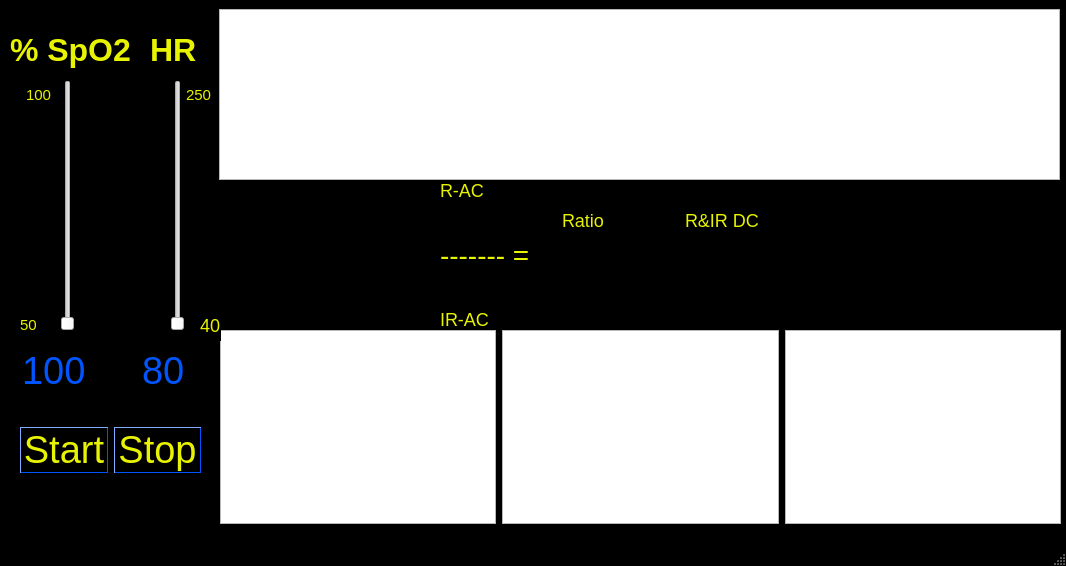
<?xml version="1.0" encoding="UTF-8"?>
<ui version="4.0">
 <class>MainWindow</class>
 <widget class="QMainWindow" name="MainWindow">
  <property name="geometry">
   <rect>
    <x>0</x>
    <y>0</y>
    <width>1066</width>
    <height>566</height>
   </rect>
  </property>
  <property name="windowTitle">
   <string>UAO SpO2 sim_v1.0</string>
  </property>
  <property name="styleSheet">
   <string notr="true">QMainWindow{
background-color:rgb(0, 0, 0);
font-family: arial, verdana;
}

QPushButton{
background-color:rgb(0, 0, 0);
color:rgb(176, 176, 0);
font-family: arial;
font-size: 14px;
}

QLabel{
color:rgb(176, 176, 0);
font-family: arial;
font-size: 14px;
}</string>
  </property>
  <widget class="QWidget" name="centralwidget">
   <widget class="QLineEdit" name="showSpo2">
    <property name="geometry">
     <rect>
      <x>20</x>
      <y>340</y>
      <width>71</width>
      <height>61</height>
     </rect>
    </property>
    <property name="styleSheet">
     <string notr="true">QLineEdit{
border:0;
font-size: 38px;
background-color: back;
color:rgb(0, 85, 255);
font-family:arial;
}</string>
    </property>
    <property name="text">
     <string>100</string>
    </property>
   </widget>
   <widget class="QLabel" name="label_2">
    <property name="geometry">
     <rect>
      <x>10</x>
      <y>30</y>
      <width>121</width>
      <height>41</height>
     </rect>
    </property>
    <property name="styleSheet">
     <string notr="true">QLabel{
border:0;
font-size: 18px;
background-color: back;
color: rgb(231, 243, 0);
font-family:arial;
}
</string>
    </property>
    <property name="text">
     <string>&lt;html&gt;&lt;head/&gt;&lt;body&gt;&lt;p&gt;&lt;span style=&quot; font-size:24pt; font-weight:600;&quot;&gt;% SpO2&lt;/span&gt;&lt;/p&gt;&lt;/body&gt;&lt;/html&gt;</string>
    </property>
   </widget>
   <widget class="QLabel" name="label_3">
    <property name="geometry">
     <rect>
      <x>20</x>
      <y>310</y>
      <width>21</width>
      <height>31</height>
     </rect>
    </property>
    <property name="styleSheet">
     <string notr="true">QLabel{
border:0;
font-size: 18px;
background-color: back;
color: rgb(231, 243, 0);
font-family:arial;
}</string>
    </property>
    <property name="text">
     <string>&lt;html&gt;&lt;head/&gt;&lt;body&gt;&lt;p&gt;&lt;span style=&quot; font-size:11pt;&quot;&gt;50&lt;/span&gt;&lt;/p&gt;&lt;/body&gt;&lt;/html&gt;</string>
    </property>
   </widget>
   <widget class="QLabel" name="label">
    <property name="geometry">
     <rect>
      <x>20</x>
      <y>80</y>
      <width>31</width>
      <height>31</height>
     </rect>
    </property>
    <property name="styleSheet">
     <string notr="true">QLabel{
border:0;
font-size: 18px;
background-color: back;
color: rgb(231, 243, 0);
font-family:arial;
}</string>
    </property>
    <property name="text">
     <string>&lt;html&gt;&lt;head/&gt;&lt;body&gt;&lt;p align=&quot;right&quot;&gt;&lt;span style=&quot; font-size:11pt;&quot;&gt;100&lt;/span&gt;&lt;/p&gt;&lt;/body&gt;&lt;/html&gt;</string>
    </property>
   </widget>
   <widget class="QLabel" name="label_4">
    <property name="geometry">
     <rect>
      <x>150</x>
      <y>30</y>
      <width>51</width>
      <height>41</height>
     </rect>
    </property>
    <property name="styleSheet">
     <string notr="true">QLabel{
border:0;
font-size: 18px;
background-color: back;
color: rgb(231, 243, 0);
font-family:arial;
}</string>
    </property>
    <property name="text">
     <string>&lt;html&gt;&lt;head/&gt;&lt;body&gt;&lt;p&gt;&lt;span style=&quot; font-size:24pt; font-weight:600;&quot;&gt;HR&lt;/span&gt;&lt;/p&gt;&lt;/body&gt;&lt;/html&gt;</string>
    </property>
   </widget>
   <widget class="QWidget" name="layoutWidget">
    <property name="geometry">
     <rect>
      <x>219</x>
      <y>9</y>
      <width>841</width>
      <height>171</height>
     </rect>
    </property>
    <layout class="QGridLayout" name="Layout_graphs">
     <item row="1" column="1" colspan="2">
      <widget class="GraphicsLayoutWidget" name="plt_2">
       <property name="autoFillBackground">
        <bool>false</bool>
       </property>
       <property name="styleSheet">
        <string notr="true">GraphicsLayoutWidget{
background-color: rgb(0, 0, 0);
background-color:rgb(0, 0, 0);
}
</string>
       </property>
       <property name="frameShape">
        <enum>QFrame::StyledPanel</enum>
       </property>
       <property name="frameShadow">
        <enum>QFrame::Plain</enum>
       </property>
       <property name="lineWidth">
        <number>0</number>
       </property>
      </widget>
     </item>
    </layout>
   </widget>
   <widget class="QWidget" name="layoutWidget">
    <property name="geometry">
     <rect>
      <x>20</x>
      <y>410</y>
      <width>181</width>
      <height>81</height>
     </rect>
    </property>
    <layout class="QGridLayout" name="Layout_controls">
     <item row="0" column="0">
      <widget class="QPushButton" name="startButton">
       <property name="styleSheet">
        <string notr="true">QPushButton{
border-style: outset;
border-width: 1px;
border-color: rgb(0, 85, 255);
font-size: 38px;
background-color: back;
color: rgb(231, 243, 0);
font-family:arial;
}</string>
       </property>
       <property name="text">
        <string>Start</string>
       </property>
      </widget>
     </item>
     <item row="0" column="1">
      <widget class="QPushButton" name="stopButton">
       <property name="styleSheet">
        <string notr="true">QPushButton{
border-style: outset;
border-width: 1px;
border-color: rgb(0, 85, 255);
font-size: 38px;
background-color: back;
color: rgb(231, 243, 0);
font-family:arial;
}</string>
       </property>
       <property name="text">
        <string>Stop</string>
       </property>
      </widget>
     </item>
    </layout>
   </widget>
   <widget class="QSlider" name="HRsl">
    <property name="geometry">
     <rect>
      <x>170</x>
      <y>80</y>
      <width>16</width>
      <height>251</height>
     </rect>
    </property>
    <property name="orientation">
     <enum>Qt::Vertical</enum>
    </property>
   </widget>
   <widget class="QSlider" name="spo2sl">
    <property name="geometry">
     <rect>
      <x>60</x>
      <y>80</y>
      <width>16</width>
      <height>251</height>
     </rect>
    </property>
    <property name="orientation">
     <enum>Qt::Vertical</enum>
    </property>
   </widget>
   <widget class="QLineEdit" name="showHR">
    <property name="geometry">
     <rect>
      <x>140</x>
      <y>340</y>
      <width>71</width>
      <height>61</height>
     </rect>
    </property>
    <property name="styleSheet">
     <string notr="true">QLineEdit{
border:0;
font-size: 38px;
background-color: back;
color:rgb(0, 85, 255);
font-family:arial;
}</string>
    </property>
    <property name="text">
     <string>80</string>
    </property>
   </widget>
   <widget class="QWidget" name="layoutWidget">
    <property name="geometry">
     <rect>
      <x>440</x>
      <y>180</y>
      <width>361</width>
      <height>150</height>
     </rect>
    </property>
    <layout class="QGridLayout" name="gridLayout">
     <item row="0" column="0">
      <widget class="QLabel" name="label_6">
       <property name="styleSheet">
        <string notr="true">QLabel{
border:0;
font-size: 18px;
background-color: back;
color: rgb(231, 243, 0);
font-family:arial;
}</string>
       </property>
       <property name="text">
        <string>R-AC</string>
       </property>
      </widget>
     </item>
     <item row="1" column="0">
      <widget class="QLineEdit" name="showRac">
       <property name="styleSheet">
        <string notr="true">QLineEdit{
border:0;
font-size: 20px;
background-color: back;
color:rgb(0, 85, 255);
font-family:arial;
}</string>
       </property>
      </widget>
     </item>
     <item row="1" column="1" alignment="Qt::AlignLeft">
      <widget class="QLabel" name="label_5">
       <property name="styleSheet">
        <string notr="true">QLabel{
border:0;
font-size: 18px;
background-color: back;
color: rgb(231, 243, 0);
font-family:arial;
}</string>
       </property>
       <property name="text">
        <string>Ratio</string>
       </property>
      </widget>
     </item>
     <item row="1" column="2">
      <widget class="QLabel" name="label_9">
       <property name="styleSheet">
        <string notr="true">QLabel{
border:0;
font-size: 18px;
background-color: back;
color: rgb(231, 243, 0);
font-family:arial;
}</string>
       </property>
       <property name="text">
        <string>R&amp;IR DC</string>
       </property>
      </widget>
     </item>
     <item row="2" column="0">
      <widget class="QLabel" name="label_8">
       <property name="styleSheet">
        <string notr="true">QLabel{
border:0;
font-size: 28px;
background-color: back;
color: rgb(231, 243, 0);
font-family:arial;
}</string>
       </property>
       <property name="text">
        <string>------- =</string>
       </property>
      </widget>
     </item>
     <item row="2" column="1" alignment="Qt::AlignLeft">
      <widget class="QLineEdit" name="showR">
       <property name="styleSheet">
        <string notr="true">QLineEdit{
border:0;
font-size: 20px;
background-color: back;
color:rgb(0, 85, 255);
font-family:arial;
}</string>
       </property>
      </widget>
     </item>
     <item row="2" column="2">
      <widget class="QLineEdit" name="showDC">
       <property name="styleSheet">
        <string notr="true">QLineEdit{
border:0;
font-size: 20px;
background-color: back;
color:rgb(0, 85, 255);
font-family:arial;
}</string>
       </property>
      </widget>
     </item>
     <item row="3" column="0">
      <widget class="QLineEdit" name="showIRac">
       <property name="styleSheet">
        <string notr="true">QLineEdit{
border:0;
font-size: 20px;
background-color: back;
color:rgb(0, 85, 255);
font-family:arial;
}</string>
       </property>
      </widget>
     </item>
     <item row="4" column="0">
      <widget class="QLabel" name="label_7">
       <property name="styleSheet">
        <string notr="true">QLabel{
border:0;
font-size: 18px;
background-color: back;
color: rgb(231, 243, 0);
font-family:arial;
}</string>
       </property>
       <property name="text">
        <string>IR-AC</string>
       </property>
      </widget>
     </item>
    </layout>
   </widget>
   <widget class="QWidget" name="layoutWidget">
    <property name="geometry">
     <rect>
      <x>220</x>
      <y>330</y>
      <width>841</width>
      <height>194</height>
     </rect>
    </property>
    <layout class="QHBoxLayout" name="horizontalLayout">
     <item>
      <widget class="GraphicsLayoutWidget" name="Rplt">
       <property name="styleSheet">
        <string notr="true">GraphicsLayoutWidget{
	background-color: rgb(0, 0, 0);
background-color:rgb(0, 0, 0);
}</string>
       </property>
      </widget>
     </item>
     <item>
      <widget class="GraphicsLayoutWidget" name="plt">
       <property name="autoFillBackground">
        <bool>false</bool>
       </property>
       <property name="styleSheet">
        <string notr="true">GraphicsLayoutWidget{
	background-color: rgb(0, 0, 0);
background-color:rgb(0, 0, 0);
}
</string>
       </property>
       <property name="frameShape">
        <enum>QFrame::StyledPanel</enum>
       </property>
       <property name="frameShadow">
        <enum>QFrame::Plain</enum>
       </property>
       <property name="lineWidth">
        <number>0</number>
       </property>
      </widget>
     </item>
     <item>
      <widget class="GraphicsLayoutWidget" name="Rplt_2">
       <property name="styleSheet">
        <string notr="true">GraphicsLayoutWidget{
	background-color: rgb(0, 0, 0);
background-color:rgb(0, 0, 0);
}</string>
       </property>
      </widget>
     </item>
    </layout>
   </widget>
   <widget class="QLabel" name="label_10">
    <property name="geometry">
     <rect>
      <x>180</x>
      <y>80</y>
      <width>31</width>
      <height>31</height>
     </rect>
    </property>
    <property name="styleSheet">
     <string notr="true">QLabel{
border:0;
font-size: 18px;
background-color: back;
color: rgb(231, 243, 0);
font-family:arial;
}</string>
    </property>
    <property name="text">
     <string>&lt;html&gt;&lt;head/&gt;&lt;body&gt;&lt;p align=&quot;right&quot;&gt;&lt;span style=&quot; font-size:11pt;&quot;&gt;250&lt;/span&gt;&lt;/p&gt;&lt;/body&gt;&lt;/html&gt;</string>
    </property>
   </widget>
   <widget class="QLabel" name="label_11">
    <property name="geometry">
     <rect>
      <x>200</x>
      <y>310</y>
      <width>21</width>
      <height>31</height>
     </rect>
    </property>
    <property name="styleSheet">
     <string notr="true">QLabel{
border:0;
font-size: 18px;
background-color: back;
color: rgb(231, 243, 0);
font-family:arial;
}</string>
    </property>
    <property name="text">
     <string>&lt;html&gt;&lt;head/&gt;&lt;body&gt;&lt;p&gt;40&lt;/p&gt;&lt;/body&gt;&lt;/html&gt;</string>
    </property>
   </widget>
   <zorder>layoutWidget</zorder>
   <zorder>layoutWidget</zorder>
   <zorder>showSpo2</zorder>
   <zorder>label_2</zorder>
   <zorder>label_3</zorder>
   <zorder>label</zorder>
   <zorder>label_4</zorder>
   <zorder>layoutWidget</zorder>
   <zorder>layoutWidget</zorder>
   <zorder>HRsl</zorder>
   <zorder>spo2sl</zorder>
   <zorder>showHR</zorder>
   <zorder>label_10</zorder>
   <zorder>label_11</zorder>
  </widget>
  <widget class="QMenuBar" name="menubar">
   <property name="geometry">
    <rect>
     <x>0</x>
     <y>0</y>
     <width>1066</width>
     <height>18</height>
    </rect>
   </property>
  </widget>
  <widget class="QStatusBar" name="statusBar"/>
 </widget>
 <customwidgets>
  <customwidget>
   <class>GraphicsLayoutWidget</class>
   <extends>QGraphicsView</extends>
   <header location="global">pyqtgraph</header>
  </customwidget>
 </customwidgets>
 <resources/>
 <connections/>
</ui>
